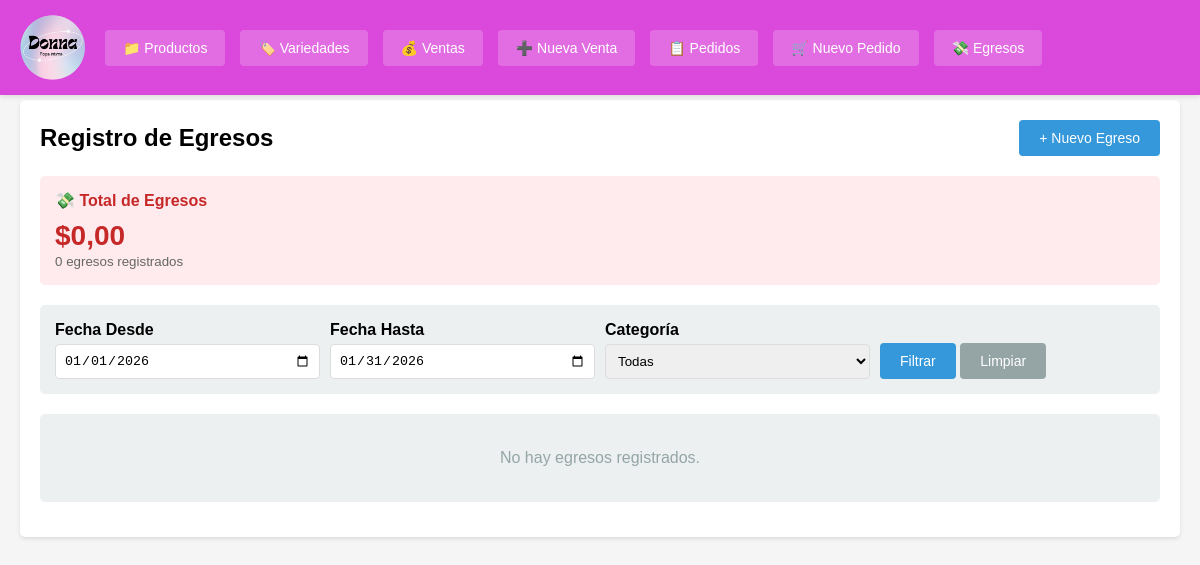
Page /index.php?c=egreso&a=index on the earlier database version.
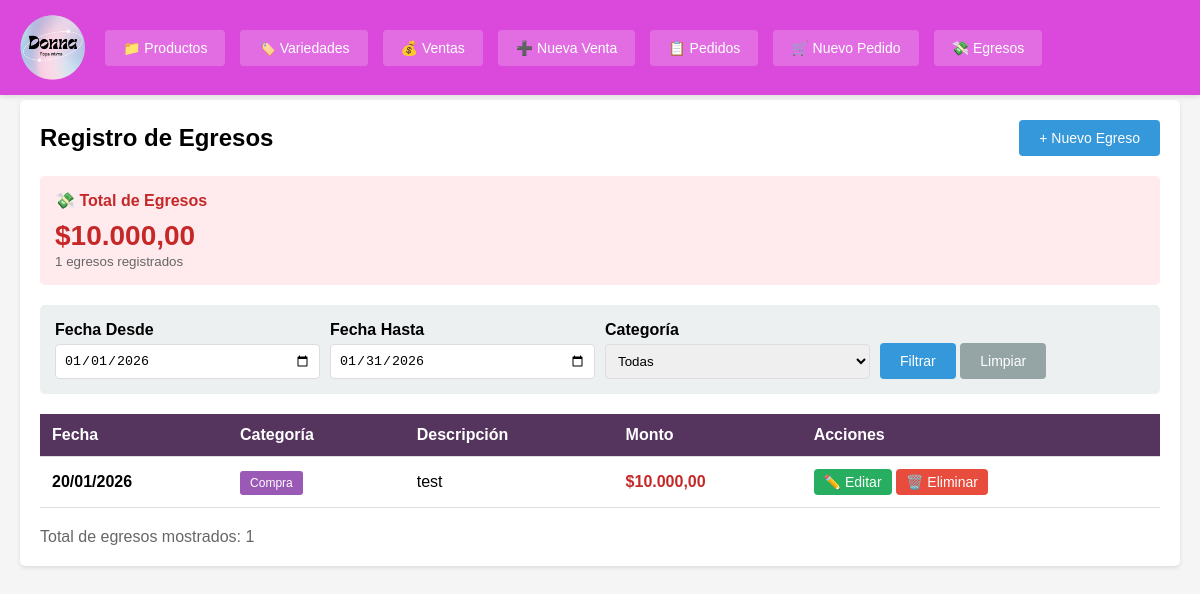
Same page on the later database version.
### tables this page shows
CREATE TABLE egresos (
                id INTEGER PRIMARY KEY AUTOINCREMENT,
                fecha DATE NOT NULL,
                monto DECIMAL(10,2) NOT NULL,
                descripcion TEXT NOT NULL,
                categoria VARCHAR(100),
                fecha_creacion DATETIME DEFAULT CURRENT_TIMESTAMP
            );

### controllers/EgresoController.php (called while the page is built, shortened)
<?php
class EgresoController {
    private $egresoModel;
    public function __construct() {
        $this->egresoModel = new Egreso();
    }
    public function index() {
        $filtros = [];
        if (empty($_GET['fecha_desde']) && empty($_GET['fecha_hasta']) && empty($_GET['categoria'])) {
            $filtros['fecha_desde'] = date('Y-m-01');
            $filtros['fecha_hasta'] = date('Y-m-t');
        }
        $egresos = $this->egresoModel->getAll($filtros);
        $total_egresos = $this->egresoModel->getTotalEgresos($filtros);
        $categorias = $this->egresoModel->getCategorias();
        $this->render('egresos/index', [
            'egresos' => $egresos,
            'total_egresos' => $total_egresos,
            'categorias' => $categorias,
            'filtros' => $filtros
        ]);
    }
    private function render($view, $data = []) {
        extract($data);
        require BASE_PATH . '/views/' . $view . '.php';
        $content = ob_get_clean();
        require BASE_PATH . '/views/layout.php';
    }
}
?>

### config/database.php (called while the page is built, shortened)
<?php
class Database {
    private static $instance = null;
    private $conn;
    private function __construct() {
        try {
            $this->conn = new PDO('sqlite:' . DB_PATH);
            $this->conn->setAttribute(PDO::ATTR_ERRMODE, PDO::ERRMODE_EXCEPTION);
            $this->conn->setAttribute(PDO::ATTR_DEFAULT_FETCH_MODE, PDO::FETCH_ASSOC);
        } catch(PDOException $e) {
            die("Error de conexión: " . $e->getMessage());
        }
    }
    public static function getInstance() {
        if (self::$instance === null) {
            self::$instance = new self();
        }
        return self::$instance;
    }
    public function getConnection() {
        return $this->conn;
    }
}
?>

### models/Egreso.php (called while the page is built, shortened)
<?php
class Egreso {
    private $db;
    public function __construct() {
        $this->db = Database::getInstance()->getConnection();
    }
    public function getAll($filtros = []) {
        $sql = "SELECT * FROM egresos WHERE 1=1";
        $params = [];
        if (!empty($filtros['fecha_desde'])) {
            $sql .= " AND fecha >= ?";
            $params[] = $filtros['fecha_desde'];
        }
        if (!empty($filtros['fecha_hasta'])) {
            $sql .= " AND fecha <= ?";
            $params[] = $filtros['fecha_hasta'];
        }
        $sql .= " ORDER BY fecha DESC, fecha_creacion DESC";
        $stmt = $this->db->prepare($sql);
        $stmt->execute($params);
        return $stmt->fetchAll();
    }
    public function getTotalEgresos($filtros = []) {
        $sql = "SELECT SUM(monto) as total FROM egresos WHERE 1=1";
        $params = [];
        if (!empty($filtros['fecha_desde'])) {
            $sql .= " AND fecha >= ?";
            $params[] = $filtros['fecha_desde'];
        }
        if (!empty($filtros['fecha_hasta'])) {
            $sql .= " AND fecha <= ?";
            $params[] = $filtros['fecha_hasta'];
        }
        $stmt = $this->db->prepare($sql);
        $stmt->execute($params);
        $result = $stmt->fetch();
        return $result['total'] ?? 0;
    }
}
?>

### helpers/FormatHelper.php (called while the page is built, shortened)
<?php
class FormatHelper {
    public static function precio($valor) {
        return '$' . number_format($valor, 2, ',', '.');
    }
}
?>

### views/egresos/index.php (the view, shortened to what this page needs)
<div style="display: flex; justify-content: space-between; align-items: center; margin-bottom: 20px;">
    <h2>Registro de Egresos</h2>
    <a href="index.php?c=egreso&a=crear" class="btn btn-primary">+ Nuevo Egreso</a>
</div>
<div class="card" style="background: #ffebee; margin-bottom: 20px;">
    <h4 style="margin-bottom: 10px; color: #c62828;">💸 Total de Egresos</h4>
    <div style="font-size: 28px; font-weight: bold; color: #c62828;">
        <?= FormatHelper::precio($total_egresos) ?>
    </div>
    <small style="color: #666;"><?= count($egresos) ?> egresos registrados</small>
</div>
<div class="filtros">
    <form method="GET" action="index.php">
        <div class="form-group">
            <label for="fecha_desde">Fecha Desde</label>
            <input type="date" id="fecha_desde" name="fecha_desde" value="<?= $filtros['fecha_desde'] ?? '' ?>">
        </div>
        <div class="form-group">
            <label for="fecha_hasta">Fecha Hasta</label>
            <input type="date" id="fecha_hasta" name="fecha_hasta" value="<?= $filtros['fecha_hasta'] ?? '' ?>">
        </div>
        <div class="form-group">
            <label for="categoria">Categoría</label>
            <select id="categoria" name="categoria">
                <option value="">Todas</option>
            </select>
        </div>
        <div class="form-group">
            <label>&nbsp;</label>
            <button type="submit" class="btn btn-primary">Filtrar</button>
            <a href="index.php?c=egreso&a=index" class="btn btn-secondary">Limpiar</a>
        </div>
    </form>
</div>
<?php if (empty($egresos)): ?>
    <div class="card">
        <p style="text-align: center; color: #95a5a6; padding: 20px;">No hay egresos registrados.</p>
    </div>
<?php else: ?>
    <table>
        <thead>
            <tr>
                <th>Fecha</th>
                <th>Categoría</th>
                <th>Descripción</th>
                <th>Monto</th>
                <th>Acciones</th>
            </tr>
        </thead>
        <tbody>
            <?php foreach ($egresos as $egreso): ?>
                <tr>
                    <td><strong><?= date('d/m/Y', strtotime($egreso['fecha'])) ?></strong></td>
                    <td>
                        <?php if ($egreso['categoria']): ?>
                            <span class="badge" style="background: #9b59b6;">
                                <?= htmlspecialchars($egreso['categoria']) ?>
                            </span>
                        <?php else: ?>
                            <span style="color: #95a5a6;">Sin categoría</span>
                        <?php endif; ?>
                    </td>
                    <td><?= nl2br(htmlspecialchars($egreso['descripcion'])) ?></td>
                    <td><strong style="color: #c62828; font-size: 16px;"><?= FormatHelper::precio($egreso['monto']) ?></strong></td>
                    <td>
                        <a href="index.php?c=egreso&a=editar&id=<?= $egreso['id'] ?>" class="btn btn-success" style="padding: 5px 10px;">✏️ Editar</a>
                        <a href="index.php?c=egreso&a=eliminar&id=<?= $egreso['id'] ?>"
                           class="btn btn-danger"
                           style="padding: 5px 10px;"
                           onclick="return confirm('¿Eliminar este egreso?')">🗑️ Eliminar</a>
                    </td>
                </tr>
            <?php endforeach; ?>
        </tbody>
    </table>
    <div style="margin-top: 20px; color: #666;">
        Total de egresos mostrados: <?= count($egresos) ?>
    </div>
<?php endif; ?>

### index.php (shortened to what this page needs)
<?php
spl_autoload_register(function ($class) {
    $paths = [
        BASE_PATH . '/models/' . $class . '.php',
        BASE_PATH . '/controllers/' . $class . '.php',
        BASE_PATH . '/helpers/' . $class . '.php'
    ];
    foreach ($paths as $path) {
        if (file_exists($path)) {
            return;
        }
    }
});
require_once BASE_PATH . '/config/database.php';
$controller = $_GET['c'] ?? 'variedad';
$action = $_GET['a'] ?? 'index';
$id = $_GET['id'] ?? null;
$controllerName = ucfirst($controller) . 'Controller';
if (class_exists($controllerName)) {
    $controllerInstance = new $controllerName();
    if (method_exists($controllerInstance, $action)) {
        $controllerInstance->$action($id);
    } else {
        header("HTTP/1.0 404 Not Found");
        echo "Acción no encontrada";
    }
} else {
    header("HTTP/1.0 404 Not Found");
    echo "Controlador no encontrado";
}
?>

### views/layout.php (shortened to what this page needs)
<!DOCTYPE html>
<html lang="es">
<head>
</head>
<body>
    <div class="header">
        <div class="container">
            <div class="header-content">
                <div class="header-logo">
                    <img src="../public/logo.svg" alt="Logo">
                </div>
                <div class="nav" id="mainNav">
                    <a href="index.php?c=productoPadre&a=index">📁 Productos</a>
                    <a href="index.php?c=variedad&a=index">🏷️ Variedades</a>
                    <a href="index.php?c=venta&a=index">💰 Ventas</a>
                    <a href="index.php?c=venta&a=nueva">➕ Nueva Venta</a>
                    <a href="index.php?c=pedido&a=index">📋 Pedidos</a>
                    <a href="index.php?c=pedido&a=nuevo">🛒 Nuevo Pedido</a>
                    <a href="index.php?c=egreso&a=index">💸 Egresos</a>
                </div>
            </div>
        </div>
    </div>
    <div class="container">
        <div class="content">
            <?= $content ?>
        </div>
    </div>
</body>
</html>

### views/layout.php (style rules this page uses)
* { margin: 0; padding: 0; box-sizing: border-box; }
body { font-family: Arial, sans-serif; background: #f5f5f5; padding-top: 80px; }
.header { background: #da48dc; color: white; padding: 15px 0; position: fixed; top: 0; left: 0; right: 0; z-index: 1000; box-shadow: 0 2px 5px rgba(0,0,0,0.1); }
.header .container { max-width: 1200px; margin: 0 auto; padding: 0 20px; }
.header-content { display: flex; align-items: center; justify-content: space-between; gap: 20px; }
.header-logo { display: flex; align-items: center; }
.header-logo img { height: 65px; width: auto; object-fit: contain; }
.nav { display: flex; gap: 15px; flex-wrap: wrap; flex: 1; }
.nav a { color: white; text-decoration: none; padding: 10px 18px; background: rgba(255,255,255,0.2); border-radius: 4px; font-size: 14px; transition: background 0.3s; }
.container { max-width: 1200px; margin: 0 auto; padding: 20px; }
.content { background: white; padding: 20px; border-radius: 5px; box-shadow: 0 2px 4px rgba(0,0,0,0.1); }
.btn { display: inline-block; padding: 10px 20px; text-decoration: none; border-radius: 4px; cursor: pointer; border: none; font-size: 14px; }
.btn-primary { background: #3498db; color: white; }
.btn-success { background: #27ae60; color: white; }
.btn-danger { background: #e74c3c; color: white; }
.btn-secondary { background: #95a5a6; color: white; }
table { width: 100%; border-collapse: collapse; margin-top: 20px; }
table th, table td { padding: 12px; text-align: left; border-bottom: 1px solid #ddd; }
table th { background: #55345e; color: white; }
.form-group { margin-bottom: 15px; }
.form-group label { display: block; margin-bottom: 5px; font-weight: bold; }
.form-group input, .form-group textarea, .form-group select { width: 100%; padding: 8px; border: 1px solid #ddd; border-radius: 4px; }
.badge { padding: 5px 10px; border-radius: 3px; font-size: 12px; color: white; }
.card { background: #ecf0f1; padding: 15px; border-radius: 5px; margin-bottom: 15px; }
.filtros { background: #ecf0f1; padding: 15px; border-radius: 5px; margin-bottom: 20px; }
.filtros form { display: flex; gap: 10px; flex-wrap: wrap; align-items: flex-end; }
.filtros .form-group { margin-bottom: 0; flex: 1; min-width: 150px; }

Differences in the rows shown:
added egresos: fecha "20/01/2026", categoria "Compra", descripcion "test", monto "$10.000,00"
Other differences:
FormatHelper::precio($total_egresos): "$0,00" → "$10.000,00"
count($egresos): "0" → "1"
count($egresos): (not shown) → "1"
text no longer shown: "No hay egresos registrados."
text now shown: "Fecha Categoría Descripción Monto Acciones Total de egresos mostrados:"
